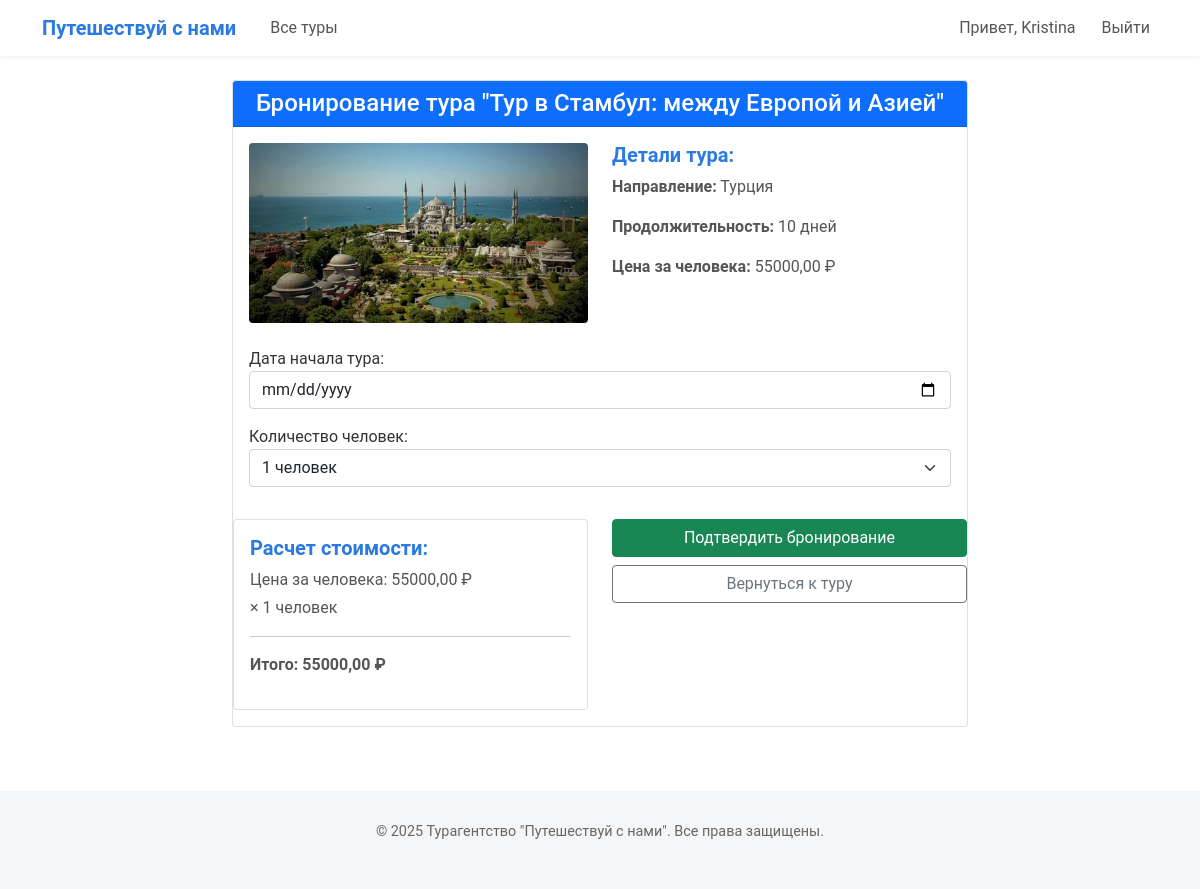
Screenshot of /tours/1/book/ (signed in) with the database file from the repository.
### tours/models.py (models this page shows, shortened)
class Tour(models.Model):
    destination = models.ForeignKey(Destination, on_delete=models.CASCADE, related_name='tours')
    name = models.CharField(max_length=200)
    description = models.TextField()
    price = models.DecimalField(max_digits=10, decimal_places=2)
    duration = models.IntegerField(help_text="Продолжительность тура в днях")
    image = models.ImageField(upload_to='tours/', blank=True, null=True)

class Destination(models.Model):
    name = models.CharField(max_length=100)
    description = models.TextField()
    image = models.ImageField(upload_to='destinations/', blank=True, null=True)

### tours/views.py (the view)
# urls.py: path('tours/<int:tour_id>/book/', views.book_tour, name='book_tour'),
@login_required
def book_tour(request, tour_id):
    tour = get_object_or_404(Tour, id=tour_id)
    if request.method == 'POST':
        form = BookingForm(request.POST)
        if form.is_valid():
            booking = form.save(commit=False)
            booking.user = request.user
            booking.tour = tour
            booking.save()
            messages.success(request, 'Тур успешно забронирован!')
            return redirect('index')
        else:
            messages.error(request, 'Ошибка при бронировании.')
    else:
        form = BookingForm()
    return render(request, 'booking.html', {'tour': tour, 'form': form})

### tours/forms.py
class BookingForm(forms.ModelForm):
    date = forms.DateField(
        widget=forms.DateInput(attrs={
            'type': 'date',
            'class': 'form-control'
        }),
        label='Дата начала тура',
        initial=date.today,
    )
    persons = forms.ChoiceField(
        choices=[
            (1, '1 человек'),
            (2, '2 человека'),
            (3, '3 человека'),
            (4, '4 человека'),
            (5, '5 человек'),
            (6, '6 человек')
        ],
        widget=forms.Select(attrs={'class': 'form-select'}),
        label='Количество человек'
    )
    class Meta:
        model = Booking
        fields = ['date', 'persons']

### tours/templates/booking.html (shortened to what this page needs)
{% extends 'base.html' %}
{% block content %}
<div class="row justify-content-center">
    <div class="col-md-8">
        <div class="card">
            <div class="card-header bg-primary text-white text-center">
                <h4 class="mb-0">Бронирование тура "{{ tour.name }}"</h4>
            </div>
            <div class="card-body">
                <div class="row mb-4">
                    <div class="col-md-6 mb-3 mb-md-0">
                        <img src="{{ tour.image.url }}" class="img-fluid rounded" alt="{{ tour.name }}">
                    </div>
                    <div class="col-md-6">
                        <h5>Детали тура:</h5>
                        <p><strong>Направление:</strong> {{ tour.destination.name }}</p>
                        <p><strong>Продолжительность:</strong> {{ tour.duration }} дней</p>
                        <p><strong>Цена за человека:</strong> {{ tour.price }} ₽</p>
                    </div>
                </div>
                <form method="post">
                        <div class="mb-3">
                            {{ form.date.label_tag }}
                            {{ form.date }}
                        </div>
                        <div class="mb-3">
                            {{ form.persons.label_tag }}
                            {{ form.persons }}
                        </div>
                    </div>
                    <div class="row">
                        <div class="col-md-6 mb-3">
                            <div class="card">
                                <div class="card-body">
                                    <h5 class="card-title">Расчет стоимости:</h5>
                                    <p class="mb-1">Цена за человека: {{ tour.price }} ₽</p>
                                    <p class="mb-1">× <span id="personCount">1</span> человек</p>
                                    <hr>
                                    <p class="fw-bold">Итого: <span id="totalPrice">{{ tour.price }}</span> ₽</p>
                                </div>
                            </div>
                        </div>
                        <div class="col-md-6">
                            <div class="d-grid gap-2">
                                <button type="submit" class="btn btn-success">Подтвердить бронирование</button>
                                <a href="{% url 'tour_detail' tour.id %}" class="btn btn-outline-secondary">Вернуться к туру</a>
                            </div>
                        </div>
                    </div>
            </div>
        </div>
    </div>
</div>
{% endblock %}

### tours/templates/base.html (shortened to what this page needs)
{% load static %}
<!DOCTYPE html>
<html lang="ru">
<head>
    <link href="https://cdn.jsdelivr.net/npm/bootstrap@5.1.3/dist/css/bootstrap.min.css" rel="stylesheet">
</head>
<body>
    <nav class="navbar navbar-expand-lg navbar-dark">
        <div class="container">
            <a class="navbar-brand" href="{% url 'index' %}">Путешествуй с нами</a>
            <div class="collapse navbar-collapse" id="navbarNav">
                <ul class="navbar-nav me-auto">
                    <li class="nav-item">
                        <a class="nav-link" href="{% url 'tours_list' %}">Все туры</a>
                    </li>
                </ul>
                <div class="navbar-nav">
                    {% if user.is_authenticated %}
                        <span class="nav-link">Привет, {{ user.username }}</span>
                        <a class="nav-link" href="{% url 'logout' %}">Выйти</a>
                    {% else %}
                        <a class="nav-link" href="{% url 'login' %}">Вход</a>
                        <a class="nav-link" href="{% url 'register' %}">Регистрация</a>
                    {% endif %}
                </div>
            </div>
        </div>
    </nav>
    <div class="container mt-4">
        {% block content %}{% endblock %}
    <footer class="text-center">
        <div class="container">
            <p>&copy; 2025 Турагентство "Путешествуй с нами". Все права защищены.</p>
        </div>
    </footer>
</body>
</html>

### rows the page displays
Tour: name "Тур в Стамбул: между Европой и Азией", image (picture), destination.name "Турция", duration "10", price "55000,00"

### other values shown
{{ user.username }} "Kristina"
